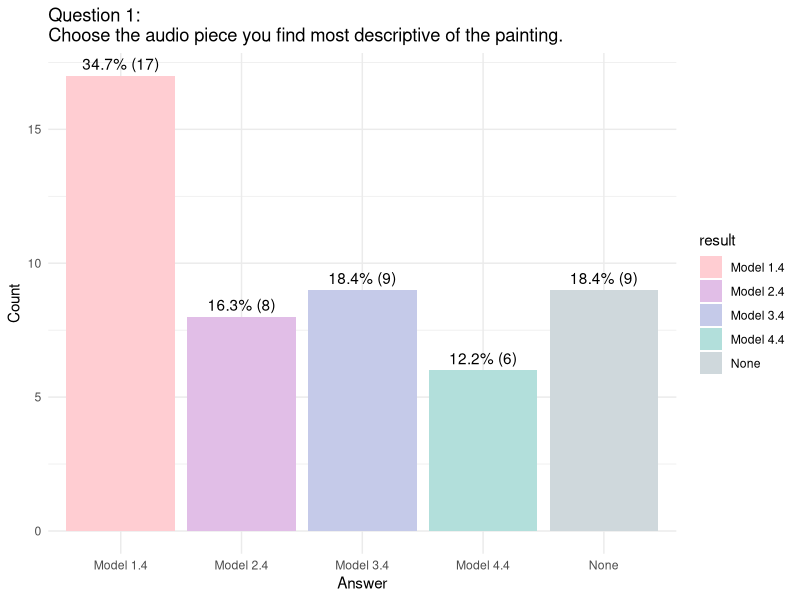
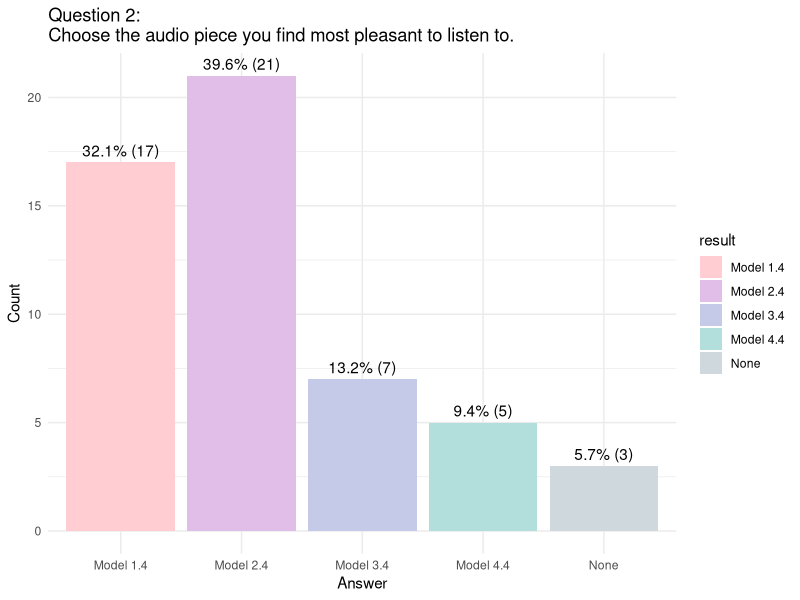
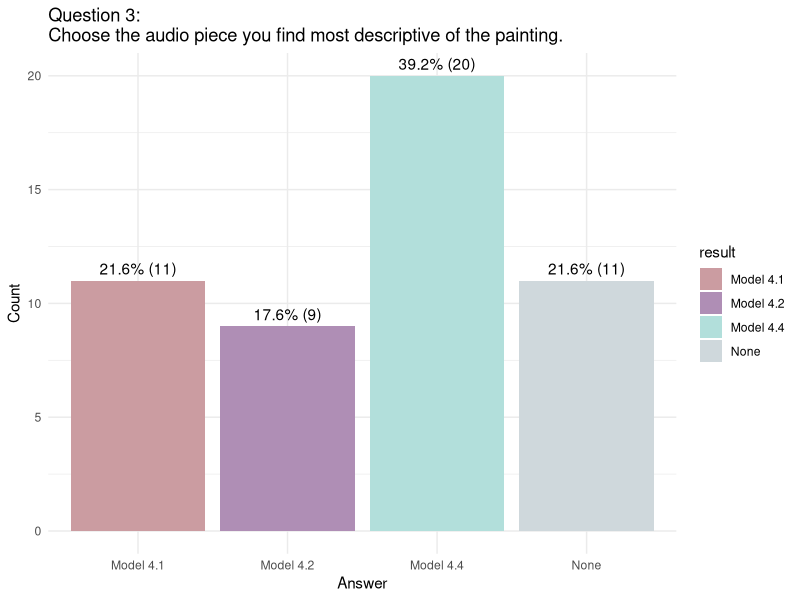
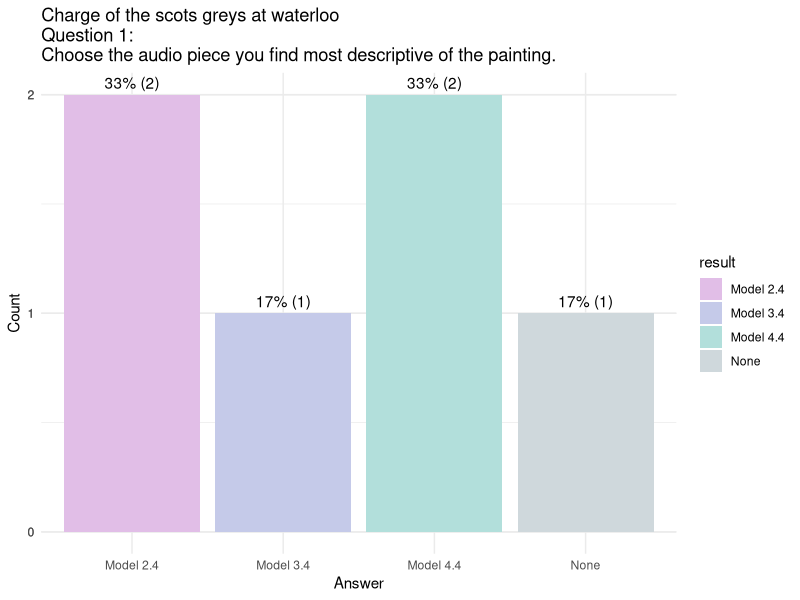
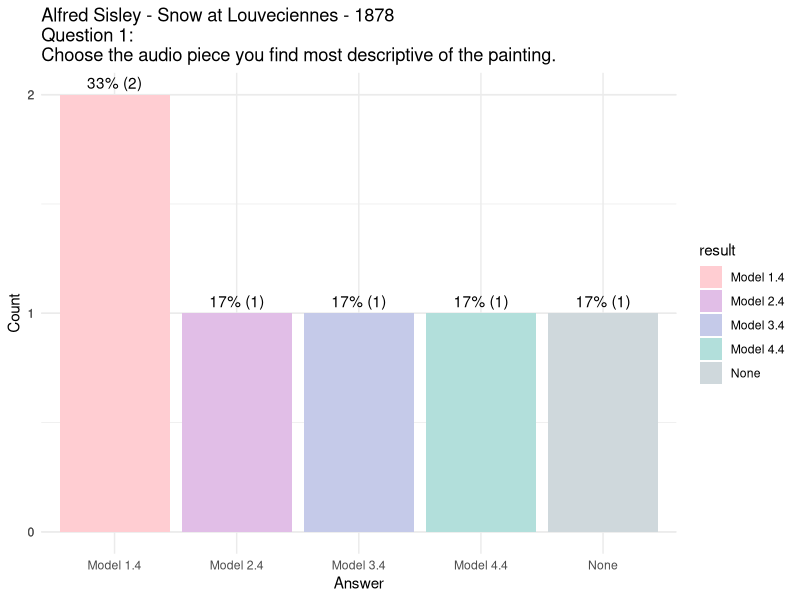
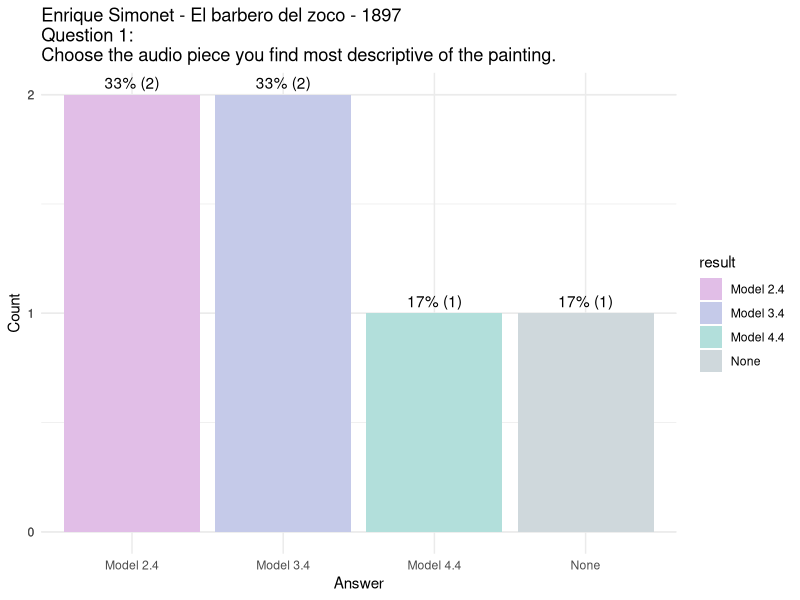
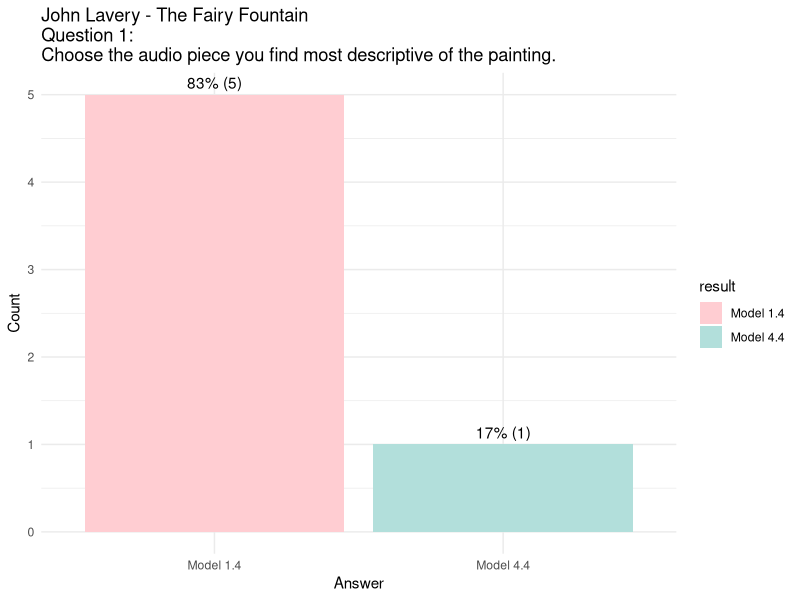
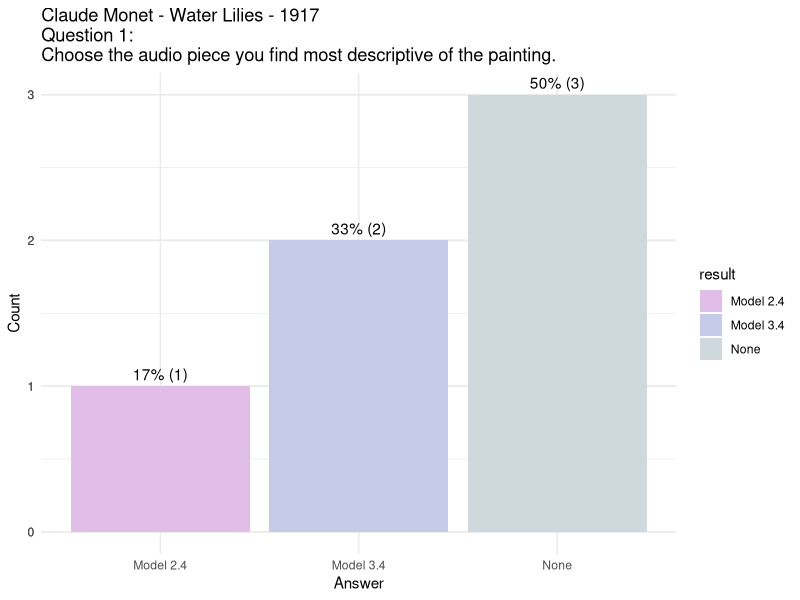

Generate these figures, in order, with R:
# install.packages("tidyverse")
# install.packages("kableExtra")
# install.packages("xtable")
# install.packages("scales")
library(tidyverse)
library(xtable)
library(scales)


# Prepare data
users <- read.csv("export_users_202112161232.csv")
questions <- read.csv("export_questions_202112171115.csv")
answers <- read.csv("export_answers_202112161232.csv")

names(users)[names(users) == "X_id"] <- "uId"
names(questions)[names(questions) == "X_id"] <- "qId"
names(answers)[names(answers) == "X_id"] <- "aId"

combined <- merge(answers, questions, by = "qId")
combined <- merge(combined, users, by = "cSessionId")

painting_list <- lapply(
  combined$content,
  function (x)(gsub('.{6}$', '', tail(strsplit(x, "/")[[1]], 1)))
)
combined$painting <- unlist(painting_list)

plot_df <- data.frame(combined)
plot_df$result[plot_df$result == -1] <- "None"

plot_df$result[plot_df$qType %in% c(4, 5) & plot_df$result == 0] <- "Model 1.4"
plot_df$result[plot_df$qType %in% c(4, 5) & plot_df$result == 1] <- "Model 2.4"
plot_df$result[plot_df$qType %in% c(4, 5) & plot_df$result == 2] <- "Model 3.4"
plot_df$result[plot_df$qType %in% c(4, 5) & plot_df$result == 3] <- "Model 4.4"

plot_df$result[plot_df$qType == 6 & plot_df$result == 0] <- "Model 4.1"
plot_df$result[plot_df$qType == 6 & plot_df$result == 1] <- "Model 4.2"
plot_df$result[plot_df$qType == 6 & plot_df$result == 2] <- "Model 4.4"


# Init variables and functions
ag_model_list <- c(
  "Model 1.4",
  "Model 2.4",
  "Model 3.4",
  "Model 4.4"
)

vp_model_list <- c(
  "Model 4.1",
  "Model 4.2",
  "Model 4.4"
)

question_df <- data.frame(
  "type" = c(4, 5, 6),
  "question" = c(
    "Question 1:\nChoose the audio piece you find most descriptive of the painting.",
    "Question 2:\nChoose the audio piece you find most pleasant to listen to.",
    "Question 3:\nChoose the audio piece you find most descriptive of the painting."
  ),
  "models" = I(list(ag_model_list, ag_model_list, vp_model_list))
)

painting_names <- data.frame(
  "id" = c(
    "charge_of_the_scots_greys _at_waterloo ",
    "cityscape-Alfred_Sisley-Snow_at_Louveciennes-1878-46709",
    "Enrique_Simonet_-_El_barbero_del_zoco_-_1897",
    "figurative-John_Lavery-The_Fairy_Fountain_Glasgow_International_Exhibition-1888-294",
    "flower_painting-Claude_Monet-Water_Lilies-1917-89996",
    "landscape-William_Merritt_Chase-The_Olive_Grove-1910-48453",
    "literary_painting-Valentin_Serov-Iphigenia_in_Tauris-1893-28004",
    "Paul_delvaux_the_viaducto"
  ),
  "name" = c(
    "Charge of the scots greys at waterloo",
    "Alfred Sisley - Snow at Louveciennes - 1878",
    "Enrique Simonet - El barbero del zoco - 1897",
    "John Lavery - The Fairy Fountain",
    "Claude Monet - Water Lilies - 1917",
    "William Merritt Chase - The Olive Grove - 1910",
    "Valentin Serov - Iphigenia in Tauris - 1893",
    "Paul Delvaux - The Viaducto"
  )
)

model_colors <- c(
  "Model 1.4" = "#ffcdd2",
  "Model 2.4" = "#e1bee7",
  "Model 3.4" = "#c5cae9",

  "Model 4.1" = "#cb9ca1",
  "Model 4.2" = "#af8eb5",

  "Model 1.1" = "#ffcdd2",
  "Model 2.2" = "#e1bee7",
  "Model 3.3" = "#c5cae9",

  "Model 4.4" = "#b2dfdb",

  "None" = "#cfd8dc"
)

painting_colors <- c(
  "charge_of_the_scots_greys _at_waterloo " = "#ffccbc",
  "cityscape-Alfred_Sisley-Snow_at_Louveciennes-1878-46709" = "#cfd8dc",
  "Enrique_Simonet_-_El_barbero_del_zoco_-_1897" = "#ffe0b2",
  "figurative-John_Lavery-The_Fairy_Fountain_Glasgow_International_Exhibition-1888-294" = "#bdbdbd",
  "flower_painting-Claude_Monet-Water_Lilies-1917-89996" = "#ffcdd2",
  "landscape-William_Merritt_Chase-The_Olive_Grove-1910-48453" = "#c8e6c9",
  "literary_painting-Valentin_Serov-Iphigenia_in_Tauris-1893-28004" = "#bbdefb",
  "Paul_delvaux_the_viaducto" = "#b2dfdb"
)

plot_list <- list()

xr_width <- 6
xr_height <- 6

xp_width <- 12
xp_height <- 6

integer_breaks <- function(n = 5, ...) {
  fxn <- function(x) {
    breaks <- floor(pretty(x, n, ...))
    names(breaks) <- attr(breaks, "labels")
    breaks
  }
  return(fxn)
}

xr_plot <- function (p_data, x_obj, p_title, p_colors, x_blank=FALSE){
  p <- ggplot(p_data, aes_string(x = x_obj, fill = x_obj)) +
    geom_bar() +
    geom_text(
      aes(label = sprintf("%s (%s)", scales::percent(prop.table(stat(count))), stat(count))),
      stat = "count",
      vjust = -.5
    ) +
    labs(
      title = p_title,
      x = "Answer",
      y = "Count"
    ) +
    scale_y_continuous(breaks = integer_breaks()) +
    theme_minimal()
  if(!is.null(p_colors) & length(p_colors) > 0){
    p <- p + scale_fill_manual(values = p_colors)
  }
  if(x_blank){
    p <- p + theme(axis.text.x=element_blank())
  }
  return(p)
}

update_plot_list <- function (plot_data, name, width, height, plt_lst){
  update <- 0
  for (index in seq_len(length(plt_lst))){
    if(plt_lst[[index]][["name"]] == name){
      update <- index
      break
    }
  }
  new_item <- c(plot=list(plot_data), name=name, width=width, height=height)
  if(update == 0)
    plt_lst[[length(plt_lst) + 1]] <- new_item
  else
    plt_lst[[update]] <- new_item
  return(plt_lst)
}


#Create plots: Model choosen per questions
for (row in seq_len(nrow(question_df))){
  qtype <- question_df[row,]$type
  question <- question_df[row,]$question
  models <- unlist(question_df[row,]$models)
  filtered_data <- plot_df[plot_df$qType == qtype,]
  filtered_mc <- append(model_colors[names(model_colors) %in% models], model_colors[length(model_colors)])
  data_plot <- xr_plot(filtered_data, "result", question, filtered_mc)
  plot_list <- update_plot_list(data_plot, sprintf("pq%d", qtype), xr_width, xr_height, plot_list)
}


#Create plots: Model choosen per painting
# for (row in seq_len(nrow(painting_names))){
#   id <- painting_names[row,]$id
#   name <- painting_names[row,]$name
#   filtered_data <- plot_df[plot_df == id,]
#   data_plot <- xr_plot(filtered_data, "result", sprintf("%s\nQuestions combined", name), model_colors)
#   plot_list <- update_plot_list(data_plot, sprintf("pp%d", row), xr_width, xr_height, plot_list)
# }


#Create plots: Model choosen per questions per painting
for (qrow in seq_len(nrow(question_df))){
  qtype <- question_df[qrow,]$type
  question <- question_df[qrow,]$question
  models <- unlist(question_df[qrow,]$models)
  for (prow in seq_len(nrow(painting_names))){
    id <- painting_names[prow,]$id
    name <- painting_names[prow,]$name
    filtered_data <- plot_df[plot_df$qType == qtype & combined$painting == id,]
    plot_title <- sprintf("%s\n%s", name, question)
    filtered_mc <- append(model_colors[names(model_colors) %in% models], model_colors[length(model_colors)])
    data_plot <- xr_plot(filtered_data, "result", plot_title, filtered_mc)
    plot_list <- update_plot_list(data_plot, sprintf("pp%dq%d", prow, qtype), xr_width, xr_height, plot_list)
  }
}

#Create plots: Painting choosen per model per question
for (qrow in seq_len(nrow(question_df))){
  qtype <- question_df[qrow,]$type
  question <- question_df[qrow,]$question
  models <- unlist(question_df[qrow,]$models)
  for (model in models){
    filtered_data <- plot_df[plot_df$result == model & combined$qType == qtype,]
    plot_title <- sprintf("%s\n%s", model, question)
    filtered_pc <- painting_colors[names(painting_colors) %in% unique(filtered_data$painting)]
    data_plot <- xr_plot(filtered_data, "painting", plot_title, filtered_pc, TRUE)
    model_no_space <- gsub(" ", "", model, fixed = TRUE)
    model_nr <- str_remove(model_no_space, "Model")
    model_no_dot <- gsub(".", "-", model_nr, fixed = TRUE)
    name <- sprintf("pm%sq%d", model_no_dot, qtype)
    plot_list <- update_plot_list(data_plot, name, xp_width, xp_height, plot_list)
  }
}



# Show plots
for (plt in plot_list){
  print(plt[["plot"]])
}



# Save plots
for (plt in plot_list){
  ggsave(
    sprintf("plots/%s.png", plt[["name"]]),
    plot = plt[["plot"]],
    width = plt[["width"]],
    height = plt[["height"]],
    bg = "white"
  )
}

# Filter data
q4 <- combined[combined$qType == 4,]
q5 <- combined[combined$qType == 5,]
q6 <- combined[combined$qType == 6,]

# H0: No synthesis method is cossiderd more descriptive than the others
# H0: The synthesis method has no effect on the discriptiveness of the sonification
# If we differ the painting or the participant we do not expect a change in the the discriptiveness of the models
summary(aov(result ~ cSessionId, q4))
# cor.test(q4$result, as.numeric(factor(q4$cSessionId)))
#             Df Sum Sq Mean Sq F value Pr(>F)
# cSessionId  21  43.46   2.069    1.45   0.18
# Residuals   27  38.54   1.427
# length(unique(q4$cSessionId))

summary(aov(result ~ painting, q4))
# cor.test(q4$result, as.numeric(factor(q4$painting)))
#              Df Sum Sq Mean Sq F value Pr(>F)
# painting     7  12.67   1.810    1.07    0.4
# Residuals   41  69.33   1.691

summary(aov(result ~ cSessionId + painting, q4))
#             Df Sum Sq Mean Sq F value Pr(>F)
# cSessionId  21  43.46   2.069   1.372  0.242
# painting     7   8.37   1.196   0.793  0.602
# Residuals   20  30.17   1.508

summary(aov(result ~ cSessionId, q4[q4$result != -1,]))
# cor.test(q4$result, as.numeric(factor(q4$cSessionId)))
#             Df Sum Sq Mean Sq F value Pr(>F)
# cSessionId  17  23.39   1.376   1.154   0.37
# Residuals   22  26.21   1.192
# length(unique(q4$cSessionId))

summary(aov(result ~ painting, q4[q4$result != -1,]))
# cor.test(q4$result, as.numeric(factor(q4$painting)))
#              Df Sum Sq Mean Sq F value Pr(>F)
# painting     7  17.75  2.5357   2.548 0.0333 *
# Residuals   32  31.85  0.9953

summary(aov(result ~ cSessionId + painting, q4[q4$result != -1,]))
#             Df Sum Sq Mean Sq F value Pr(>F)
# cSessionId  17  23.39  1.3756   1.477  0.226
# painting     7  12.24  1.7492   1.878  0.145
# Residuals   15  13.97  0.9313

# We want/assume that the participant and painting should have no effect on the result.
# However, the participant has a significant effect on the result.
# Furthermore, the painting also has significant influence on the precived discriptiveness of the sonification.
# This means the there is no general consensus over wich synthesis method is the most descriptive

q4merge <- data.frame(q4)
q4merge[q4merge$result == 2,] <- 3
summary(aov(result ~ cSessionId + painting, q4merge[q4merge$result != -1,]))
#             Df Sum Sq Mean Sq F value  Pr(>F)
# cSessionId  17  55.48   3.263   4.716 0.00164 **
# painting     6   6.23   1.038   1.500 0.24058
# Residuals   16  11.07   0.692
# ---
# Signif. codes:  0 ‘***’ 0.001 ‘**’ 0.01 ‘*’ 0.05 ‘.’ 0.1 ‘ ’ 1









# H0: No synthesis method is cossiderd more pleasant than the others
summary(aov(result ~ cSessionId, q5))
#cor.test(q5$result, as.numeric(factor(q5$cSessionId)))
#             Df Sum Sq Mean Sq F value Pr(>F)
# cSessionId  20  26.32  1.3160   1.452  0.169
# Residuals   32  29.00  0.9062

summary(aov(result ~ painting , q5))
#cor.test(q5$result, as.numeric(factor(q5$painting)))
#             Df Sum Sq Mean Sq F value Pr(>F)
# painting     7   3.61  0.5152   0.448  0.866
# Residuals   45  51.71  1.1492

summary(aov(result ~ cSessionId + painting, q5))
#             Df Sum Sq Mean Sq F value Pr(>F)
# cSessionId  20  26.32  1.3160   1.319  0.253
# painting     7   4.06  0.5800   0.581  0.764
# Residuals   25  24.94  0.9976

# We want/assume that the participant and painting should have no effect on the result.
# However, the participant has a significant effect on the result.
# Aslo we see that the has no significant influence on the precived discriptiveness of the sonification.
# This means the there is no general consensus over wich synthesis method is the most descriptive,
# but the model does generalize over different paintings.





# H0: The visual processing has no effect on the discriptiveness of the sonification
summary(aov(result ~ cSessionId, q6))
#cor.test(q6$result, as.numeric(factor(q6$cSessionId)))
#             Df Sum Sq Mean Sq F value Pr(>F)
# cSessionId  22  28.94   1.315   0.861  0.636
# Residuals   28  42.75   1.527

summary(aov(result ~ painting, q6))
#cor.test(q6$result, as.numeric(factor(q6$painting)))
#             Df Sum Sq Mean Sq F value  Pr(>F)
# painting     7  27.38   3.911   3.795 0.00273 **
# Residuals   43  44.31   1.030
# ---
# Signif. codes:  0 ‘***’ 0.001 ‘**’ 0.01 ‘*’ 0.05 ‘.’ 0.1 ‘ ’ 1

summary(aov(result ~ cSessionId + painting, q6))
#             Df Sum Sq Mean Sq F value Pr(>F)
# cSessionId  22  28.94   1.315   1.604 0.1420
# painting     7  25.52   3.646   4.445 0.0036 **
# Residuals   21  17.23   0.820
# ---
# Signif. codes:  0 ‘***’ 0.001 ‘**’ 0.01 ‘*’ 0.05 ‘.’ 0.1 ‘ ’ 1

# We want/assume that the participant and painting should have no effect on the result.
# The participant has no significant effect on the result.
# However, the painting also has significant influence on the precived discriptiveness of the sonification.
# This means the there is a general consensus over wich synthesis method is the most descriptive, however,
# the painting has a significant influence over this consensus. 




# Generate summary data
q4_best_model <- names(which.max(table(q4$result)))
q5_best_model <- names(which.max(table(q5$result)))
q6_best_model <- names(which.max(table(q6$result)))

q4_percentage_not_none <- (length(q4$result[q4$result != "None"]) / length(q4$result)) * 100
q5_percentage_not_none <- (length(q5$result[q5$result != "None"]) / length(q5$result)) * 100
q6_percentage_not_none <- (length(q6$result[q6$result != "None"]) / length(q6$result)) * 100

# Generate summary table
summary_table <- data.frame(
  row.names = c("Question 1", "Question 2", "Question 3"),
  "Amount of answers" = c(nrow(q4), nrow(q5), nrow(q6)),
  "Favorite Model" = c(q4_best_model, q5_best_model, q6_best_model),
  "Percentage descriptive or pleasant" = c(q4_percentage_not_none, q5_percentage_not_none, q6_percentage_not_none)
)

xtable(
  summary_table,
  label = "tab:summary_sec_eval",
  caption = "Overview of evaluation results",
  type = "latex"
)













# Old stuff

model_control <- data.frame(combined)
model_control <- model_control[model_control$qType != 5,]
# model_control[model_control$result %in% c("Model 1.4", "Model 4.1"),]$result <- "Model 1.1"
# model_control[model_control$result %in% c("Model 2.4", "Model 4.2"),]$result <- "Model 2.2"
# model_control[model_control$result %in% c("Model 3.4", "Model 4.2"),]$result <- "Model 3.3"
# model_control[model_control$result %in% c("Model 4.4", "Model 4.4"),]$result <- "Model 4.4"


for (prow in seq_len(nrow(painting_names))){
  id <- painting_names[prow,]$id
  name <- painting_names[prow,]$name
  filtered_data <- combined[combined$painting == id,]
  pxq4r_list <- filtered_data[filtered_data$qType == 4 & filtered_data$result != -1,]$result
  pxq6r_list <- filtered_data[filtered_data$qType == 6 & filtered_data$result != -1,]$result

  print(pxq4r_list)
  print("---------------")
  print(pxq6r_list)

  if(length(pxq4r_list) != length(pxq6r_list)){
    print("WHOOPS")
  }
  else{
    for (index in seq_len(pxq4r_list)){
      pxq4r <- pxq4r_list[[index]]
      pxq6r <- pxq6r_list[[index]]
      print(pxq4r)
      print("---------------")
      print(pxq6r)
      print(sprintf("%s.%s", pxq4r, pxq6r))
    }
  }
}


summary(aov(result ~ qType + Error(cSessionId/result), combined[combined$qType != 5,]))
summary(aov(result ~ qType, combined[combined$qType != 5,]))
summary(aov(result ~ qType + painting, combined[combined$qType != 5,]))
summary(aov(result ~ qType, combined[combined$qType != 5,]))
summary(aov(result ~ qType + painting + Error(cSessionId/result), combined[combined$qType != 5,]))

summary(aov(result ~ painting + Error(cSessionId/result), combined[combined$qType == 4,]))
summary(aov(result ~ qType + painting + Error(cSessionId/result), combined[combined$result != -1 & combined$qType != 5,]))
summary(aov(result ~ qType + painting, combined[combined$result != -1 & combined$qType != 5,]))

summary(aov(result ~ painting + cSessionId, combined[combined$result != -1 & combined$qType == 5,]))

summary(aov(result ~ cSessionId, combined[combined$result != -1 & combined$qType == 4,]))
summary(aov(result ~ cSessionId, combined[combined$result != -1 & combined$qType == 5,]))
summary(aov(result ~ cSessionId, combined[combined$result != -1 & combined$qType == 6,]))

summary(aov(result ~ painting, combined[combined$qType == 4,]))
summary(aov(result ~ painting, combined[combined$qType == 5,]))
summary(aov(result ~ painting, combined[combined$qType == 6,]))

summary(aov(result ~ painting + cSessionId, combined[combined$qType == 4,]))
summary(aov(result ~ painting + cSessionId, combined[combined$qType == 5,]))
summary(aov(result ~ painting + cSessionId, combined[combined$qType == 6,]))